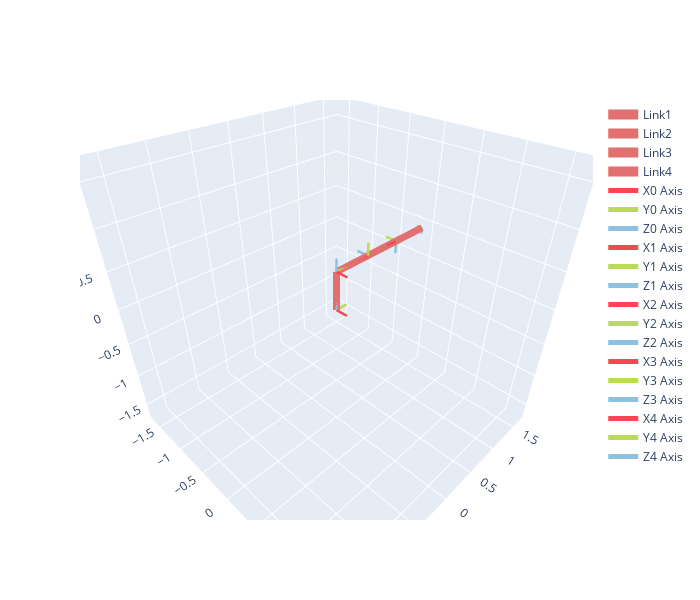

The notebook cell this image was saved under:
### Markdown cell above
Beginning with the default settings, we can easily adjust the robot's link length and actuator directions. These are important design parameters that we will explore further in the optimization chapter.

### Code cell
robot_m = generic.GenericFour(
    linklengths=[0.5, 0.5, 0.5, 0.5],
    alpha=[0, np.pi / 2, np.pi / 2, 0],
)
fig = robot_m.plotly(
    robot_m.qz, save=True, path="./fig/g4_modified.png", zoom_factor=0.6
)
fig.show("png")

### Figure 1 — Plotly figure (JSON) as saved in the notebook; plotly's stock layout.template omitted (floating-point values rounded to 4 significant figures)
{"data": [{"line": {"color": "#E1706E", "width": 14}, "mode": "lines", "name": "Link1", "type": "scatter3d", "x": [0.0, 0.0], "y": [0.0, 0.0], "z": [0.0, 0.5]}, {"line": {"color": "#E1706E", "width": 14}, "mode": "lines", "name": "Link2", "type": "scatter3d", "x": [0.0, -3.062e-17], "y": [0.0, 0.5], "z": [0.5, 0.5]}, {"line": {"color": "#E1706E", "width": 14}, "mode": "lines", "name": "Link3", "type": "scatter3d", "x": [-3.062e-17, -6.123e-17], "y": [0.5, 1.0], "z": [0.5, 0.5]}, {"line": {"color": "#E1706E", "width": 14}, "mode": "lines", "name": "Link4", "type": "scatter3d", "x": [-6.123e-17, -9.185e-17], "y": [1.0, 1.5], "z": [0.5, 0.5]}, {"line": {"color": "#F84752", "width": 5}, "mode": "lines", "name": "X0 Axis", "type": "scatter3d", "x": [0, 0.16], "y": [0, 0], "z": [0, 0]}, {"cmax": 1, "cmin": 0, "colorscale": [[0, "#F84752"], [1, "#F84752"]], "showscale": false, "sizemode": "absolute", "sizeref": 0.016, "type": "cone", "u": [1], "v": [0], "w": [0], "x": [0.16], "y": [0], "z": [0]}, {"line": {"color": "#BBDA55", "width": 5}, "mode": "lines", "name": "Y0 Axis", "type": "scatter3d", "x": [0, 0], "y": [0, 0.16], "z": [0, 0]}, {"cmax": 1, "cmin": 0, "colorscale": [[0, "#BBDA55"], [1, "#BBDA55"]], "showscale": false, "sizemode": "absolute", "sizeref": 0.016, "type": "cone", "u": [0], "v": [1], "w": [0], "x": [0], "y": [0.16], "z": [0]}, {"line": {"color": "#8EC1E1", "width": 5}, "mode": "lines", "name": "Z0 Axis", "type": "scatter3d", "x": [0, 0], "y": [0, 0], "z": [0, 0.16]}, {"cmax": 1, "cmin": 0, "colorscale": [[0, "#8EC1E1"], [1, "#8EC1E1"]], "showscale": false, "sizemode": "absolute", "sizeref": 0.016, "type": "cone", "u": [0], "v": [0], "w": [1], "x": [0], "y": [0], "z": [0.16]}, {"line": {"color": "#F84752", "width": 5}, "mode": "lines", "name": "X1 Axis", "type": "scatter3d", "x": [0, 0.16], "y": [0, 0], "z": [0.5, 0.5]}, {"cmax": 1, "cmin": 0, "colorscale": [[0, "#F84752"], [1, "#F84752"]], "showscale": false, "sizemode": "absolute", "sizeref": 0.016, "type": "cone", "u": [1], "v": [0], "w": [0], "x": [0.16], "y": [0], "z": [0.5]}, {"line": {"color": "#BBDA55", "width": 5}, "mode": "lines", "name": "Y1 Axis", "type": "scatter3d", "x": [0, 0], "y": [0, 0.16], "z": [0.5, 0.5]}, {"cmax": 1, "cmin": 0, "colorscale": [[0, "#BBDA55"], [1, "#BBDA55"]], "showscale": false, "sizemode": "absolute", "sizeref": 0.016, "type": "cone", "u": [0], "v": [1], "w": [0], "x": [0], "y": [0.16], "z": [0.5]}, {"line": {"color": "#8EC1E1", "width": 5}, "mode": "lines", "name": "Z1 Axis", "type": "scatter3d", "x": [0, 0], "y": [0, 0], "z": [0.5, 0.66]}, {"cmax": 1, "cmin": 0, "colorscale": [[0, "#8EC1E1"], [1, "#8EC1E1"]], "showscale": false, "sizemode": "absolute", "sizeref": 0.016, "type": "cone", "u": [0], "v": [0], "w": [1], "x": [0], "y": [0], "z": [0.66]}, {"line": {"color": "#F84752", "width": 5}, "mode": "lines", "name": "X2 Axis", "type": "scatter3d", "x": [-3.062e-17, -2.082e-17], "y": [0.5, 0.34], "z": [0.5, 0.5]}, {"cmax": 1, "cmin": 0, "colorscale": [[0, "#F84752"], [1, "#F84752"]], "showscale": false, "sizemode": "absolute", "sizeref": 0.016, "type": "cone", "u": [6.123e-17], "v": [-1], "w": [0], "x": [-2.082e-17], "y": [0.34], "z": [0.5]}, {"line": {"color": "#BBDA55", "width": 5}, "mode": "lines", "name": "Y2 Axis", "type": "scatter3d", "x": [-3.062e-17, -2.082e-17], "y": [0.5, 0.5], "z": [0.5, 0.66]}, {"cmax": 1, "cmin": 0, "colorscale": [[0, "#BBDA55"], [1, "#BBDA55"]], "showscale": false, "sizemode": "absolute", "sizeref": 0.016, "type": "cone", "u": [6.123e-17], "v": [3.749e-33], "w": [1], "x": [-2.082e-17], "y": [0.5], "z": [0.66]}, {"line": {"color": "#8EC1E1", "width": 5}, "mode": "lines", "name": "Z2 Axis", "type": "scatter3d", "x": [-3.062e-17, -0.16], "y": [0.5, 0.5], "z": [0.5, 0.5]}, {"cmax": 1, "cmin": 0, "colorscale": [[0, "#8EC1E1"], [1, "#8EC1E1"]], "showscale": false, "sizemode": "absolute", "sizeref": 0.016, "type": "cone", "u": [-1], "v": [-6.123e-17], "w": [6.123e-17], "x": [-0.16], "y": [0.5], "z": [0.5]}, {"line": {"color": "#F84752", "width": 5}, "mode": "lines", "name": "X3 Axis", "type": "scatter3d", "x": [-6.123e-17, -5.144e-17], "y": [1, 0.84], "z": [0.5, 0.5]}, {"cmax": 1, "cmin": 0, "colorscale": [[0, "#F84752"], [1, "#F84752"]], "showscale": false, "sizemode": "absolute", "sizeref": 0.016, "type": "cone", "u": [6.123e-17], "v": [-1], "w": [0], "x": [-5.144e-17], "y": [0.84], "z": [0.5]}, {"line": {"color": "#BBDA55", "width": 5}, "mode": "lines", "name": "Y3 Axis", "type": "scatter3d", "x": [-6.123e-17, -0.16], "y": [1, 1], "z": [0.5, 0.5]}, {"cmax": 1, "cmin": 0, "colorscale": [[0, "#BBDA55"], [1, "#BBDA55"]], "showscale": false, "sizemode": "absolute", "sizeref": 0.016, "type": "cone", "u": [-1], "v": [-6.123e-17], "w": [1.225e-16], "x": [-0.16], "y": [1], "z": [0.5]}, {"line": {"color": "#8EC1E1", "width": 5}, "mode": "lines", "name": "Z3 Axis", "type": "scatter3d", "x": [-6.123e-17, -8.083e-17], "y": [1, 1], "z": [0.5, 0.34]}, {"cmax": 1, "cmin": 0, "colorscale": [[0, "#8EC1E1"], [1, "#8EC1E1"]], "showscale": false, "sizemode": "absolute", "sizeref": 0.016, "type": "cone", "u": [-1.225e-16], "v": [-7.499e-33], "w": [-1], "x": [-8.083e-17], "y": [1], "z": [0.34]}, {"line": {"color": "#F84752", "width": 5}, "mode": "lines", "name": "X4 Axis", "type": "scatter3d", "x": [-9.185e-17, -8.695e-17], "y": [1.5, 1.42], "z": [0.5, 0.5]}, {"cmax": 1, "cmin": 0, "colorscale": [[0, "#F84752"], [1, "#F84752"]], "showscale": false, "sizemode": "absolute", "sizeref": 0.008, "type": "cone", "u": [6.123e-17], "v": [-1], "w": [0], "x": [-8.695e-17], "y": [1.42], "z": [0.5]}, {"line": {"color": "#BBDA55", "width": 5}, "mode": "lines", "name": "Y4 Axis", "type": "scatter3d", "x": [-9.185e-17, -0.08], "y": [1.5, 1.5], "z": [0.5, 0.5]}, {"cmax": 1, "cmin": 0, "colorscale": [[0, "#BBDA55"], [1, "#BBDA55"]], "showscale": false, "sizemode": "absolute", "sizeref": 0.008, "type": "cone", "u": [-1], "v": [-6.123e-17], "w": [1.225e-16], "x": [-0.08], "y": [1.5], "z": [0.5]}, {"line": {"color": "#8EC1E1", "width": 5}, "mode": "lines", "name": "Z4 Axis", "type": "scatter3d", "x": [-9.185e-17, -1.016e-16], "y": [1.5, 1.5], "z": [0.5, 0.42]}, {"cmax": 1, "cmin": 0, "colorscale": [[0, "#8EC1E1"], [1, "#8EC1E1"]], "showscale": false, "sizemode": "absolute", "sizeref": 0.008, "type": "cone", "u": [-1.225e-16], "v": [-7.499e-33], "w": [-1], "x": [-1.016e-16], "y": [1.5], "z": [0.42]}], "layout": {"height": 600, "scene": {"aspectmode": "cube", "camera": {"center": {"x": 0, "y": 0, "z": 0}, "eye": {"x": 0.9487, "y": -0.9487, "z": 0.9487}, "up": {"x": 0, "y": 0, "z": 1}}, "xaxis": {"nticks": 10, "range": [-1.739, 1.739], "title": {"text": "X"}}, "yaxis": {"nticks": 10, "range": [-1.739, 1.739], "title": {"text": "Y"}}, "zaxis": {"nticks": 10, "range": [-1.739, 1.739], "title": {"text": "Z"}}}, "width": 700}}
